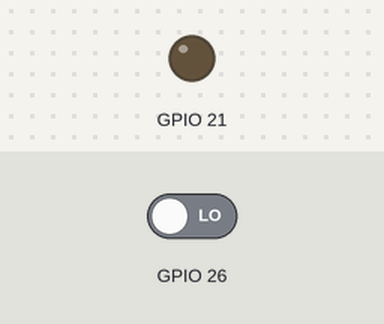
The program below on a simulated Raspberry Pi (BCM pin numbers). Parts: output pins drawn as LEDs (lit = HIGH). The inputs (shaded band) are chosen by the test bench; at power-on: GPIO 26 LOW.

Above: at 1.2 s.
1.3 s: GPIO 26 driven HIGH
At 2.5 s:
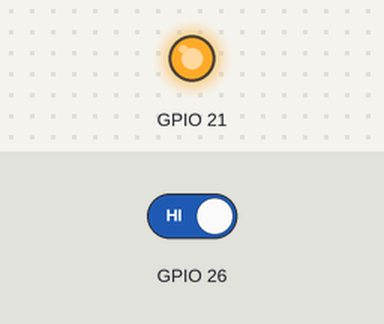
2.8 s: GPIO 26 driven LOW
At 3.7 s:
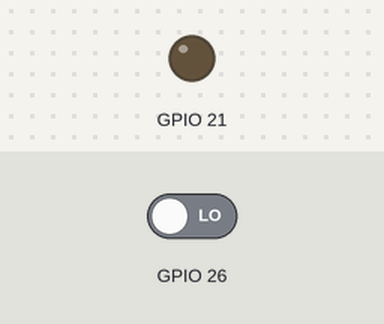
Timing chart, 0 to 5.8 s (numbered marks = the images above; inputs shaded):
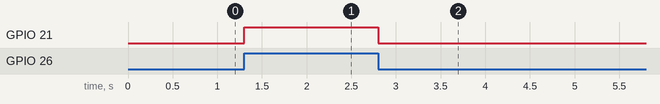

The program:

ex_led.py
```python
import RPi.GPIO as GPIO
import time

# set mode
GPIO.setmode(GPIO.BCM)
## led
GPIO.setup(21, GPIO.OUT)
GPIO.setup(21, GPIO.LOW)
## push button
GPIO.setup(26, GPIO.IN)

##
try:
    while 1:
        if GPIO.input(26) == GPIO.HIGH:
            GPIO.output(21, GPIO.HIGH)
        else :
            GPIO.output(21, GPIO.LOW)

except KeyboardInterrupt:
    pass

GPIO.cleanup()
```

Measured:
- after the input at 1.3 s, GPIO 21: LOW → HIGH at once
- after the input at 2.8 s, GPIO 21: HIGH → LOW at once
